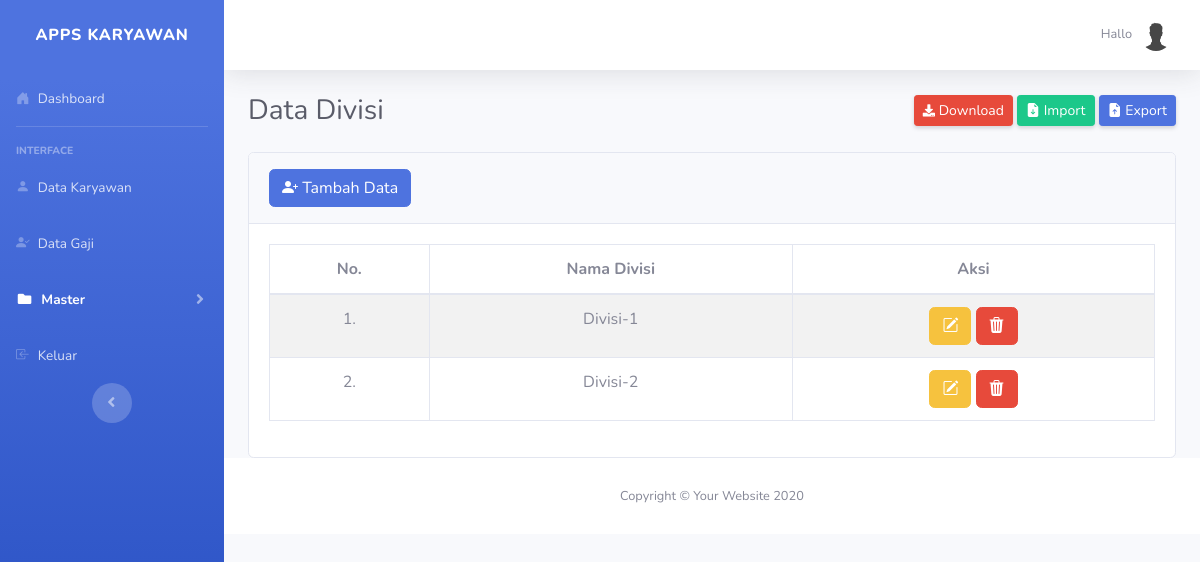
Before: /index.php/divisi with the older database file.
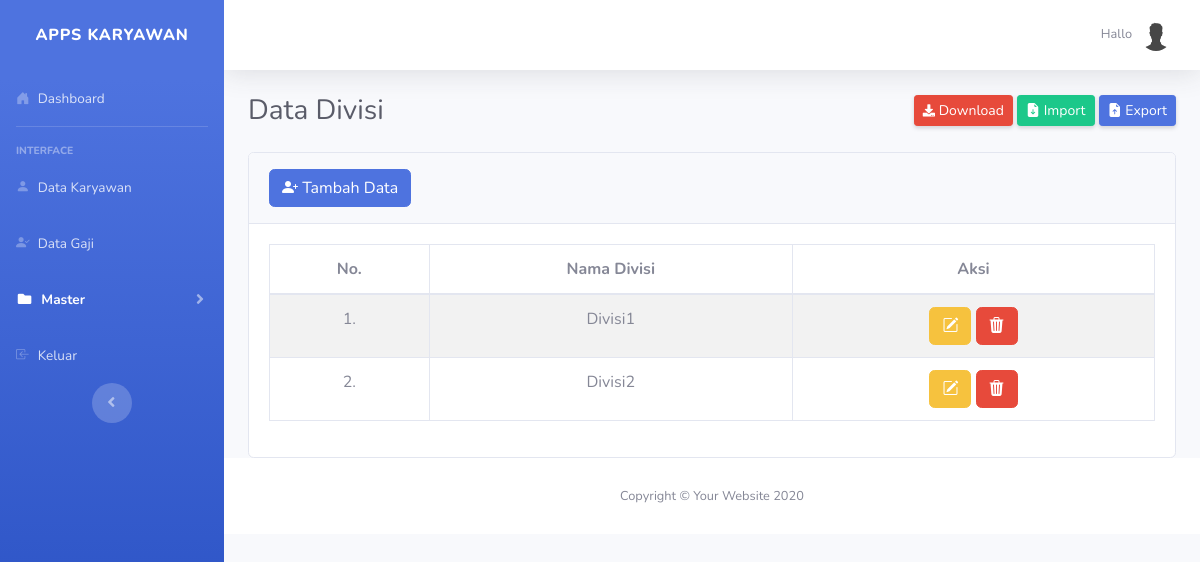
After: the same page with the newer database file.
### tables this page shows
CREATE TABLE `divisi` (
  `id_divisi` int(2) NOT NULL,
  `nama_divisi` varchar(10) DEFAULT NULL
);

### application/controllers/Divisi.php (called while the page is built, shortened)
<?php
class Divisi extends CI_Controller {
    public function __construct()
    {
        $this->load->model('Model_divisi');
    }
    public function index()
    {
        $data['title']  = 'Data Divisi';
        $data['divisi'] = $this->Model_divisi->getAllDivisi();
        $data['user']   = $this->db->get_where('user', ['email' => $this->session->userdata('email')])->row_array();
        $this->load->view('templates/header', $data);
        $this->load->view('templates/sidebar');
        $this->load->view('templates/topbar');
        $this->load->view('divisi/data_divisi', $data);
        $this->load->view('templates/footer');
    }
}

### index.php (called while the page is built, shortened)
<?php
require_once BASEPATH.'core/CodeIgniter.php';

### application/models/Model_divisi.php (called while the page is built, shortened)
<?php
class Model_divisi extends CI_Model {
    public function getAllDivisi()
    {
        return $this->db->get('divisi')->result_array();
    }
}

### application/views/divisi/data_divisi.php (the view, shortened to what this page needs)
<div class="container-fluid">
    <div class="d-sm-flex align-items-center justify-content-between mb-4">
        <h1 class="h3 mb-0 text-gray-800"><?= $title ?></h1>
        <div>
            <a href="<?= base_url('divisi/downloadFile') ?>"
                class="d-none d-sm-inline-block btn btn-sm btn-danger shadow-sm"><i class="fas fa-download fa-sm"></i>
                Download </a>
            <a href="#" class="d-none d-sm-inline-block btn btn-sm btn-success shadow-sm" data-toggle="modal"
                data-target="#exampleModal"><i class="bi bi-file-earmark-arrow-down-fill"></i> Import
            </a>
            <a href="<?= base_url('divisi/exportData')?>"
                class="d-none d-sm-inline-block btn btn-sm btn-primary shadow-sm"><i
                    class="bi bi-file-earmark-arrow-up-fill"></i> Export </a>
        </div>
    </div>
    <div class="card">
        <div class="card-header py-3">
            <a href="<?= base_url('divisi/tambah_divisi') ?>" class="btn btn-primary"><i
                    class="bi bi-person-plus-fill"></i>
                Tambah Data</a>
        </div>
        <div class="card-body">
            <table class="table table-striped table-bordered" style="width:100%">
                <thead>
                    <tr>
                        <th class="text-center">No.</th>
                        <th class="text-center">Nama Divisi</th>
                        <th class="text-center">Aksi</th>
                    </tr>
                </thead>
                <tbody>
                    <?php
                    $i = 1;
                    foreach ($divisi as $dvs) : ?>
                    <tr>
                        <td class="text-center"><?= $i++; ?>.</td>
                        <td class="text-center"><?= $dvs['nama_divisi']; ?></td>
                        <td class="text-center">
                            <a href="<?= base_url('divisi/editData/' . $dvs['id_divisi']) ?>" class="btn btn-warning"><i
                                    class="bi bi-pencil-square"></i></a>
                            <a href="<?= base_url('divisi/hapusData/' . $dvs['id_divisi']) ?>" class="btn btn-danger"
                                onclick="return confirm('Apakah Anda yakin ingin menghapus data divisi ini?');">
                                <i class="bi bi-trash3-fill"></i>
                            </a>
                        </td>
                    </tr>
                    <?php endforeach; ?>
                </tbody>
            </table>
        </div>
    </div>
</div>

Changed rows visible on the page:
changed divisi: nama_divisi "Divisi-1" → "Divisi1"
changed divisi: nama_divisi "Divisi-2" → "Divisi2"
